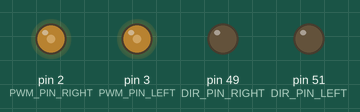
This sketch was run on a simulated Arduino Mega 2560, built with avr-gcc and run on an emulated ATmega2560. Shown: output pins drawn as LEDs (lit = HIGH).

Above: at 0.1 s.
Timing chart, 0 to 1.6 s (numbered marks = the images above):
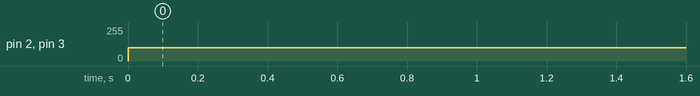

The sketch:

movementAF.ino
```cpp
#define DIR_PIN_RIGHT 49
#define PWM_PIN_RIGHT 2

#define DIR_PIN_LEFT 51
#define PWM_PIN_LEFT 3

void setup() {
  pinMode(DIR_PIN_RIGHT, OUTPUT);
  pinMode(DIR_PIN_LEFT, OUTPUT);
}

void loop() {
  rightEngineDriver(100);
  leftEngineDriver(100);
}

void rightEngineDriver(int a) {
    if (a >= 0) {
      digitalWrite(DIR_PIN_RIGHT, LOW);
      analogWrite(PWM_PIN_RIGHT, a);
    } else if (a < 0) {
      digitalWrite(DIR_PIN_RIGHT, HIGH);
      analogWrite(PWM_PIN_RIGHT, 255 + a);
    }
}

void leftEngineDriver(int a) {
    if (a >= 0) {
      digitalWrite(DIR_PIN_LEFT, LOW);
      analogWrite(PWM_PIN_LEFT, a);
    } else if (a < 0) {
      digitalWrite(DIR_PIN_LEFT, HIGH);
      analogWrite(PWM_PIN_LEFT, 255 + a);
    }
}
```

Measured:
- by itself, pin 2 (PWM_PIN_RIGHT), pin 3 (PWM_PIN_LEFT): 0/255 → 100/255 at 0.00 s
